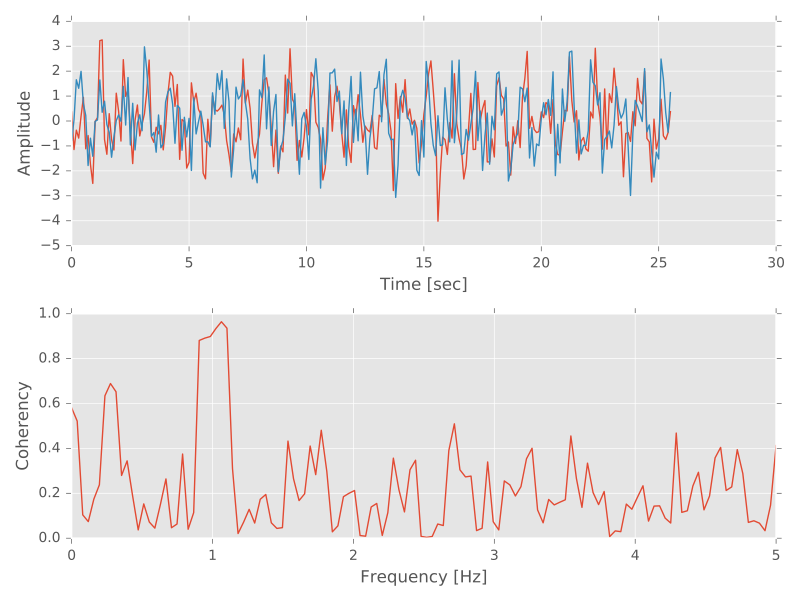

Python code for this plot:
import matplotlib as mpl
mpl.rcParams['font.size'] = 9.0
import matplotlib.pyplot as plt
plt.style.use("ggplot")
from mtspec import mt_coherence
import numpy as np

# generate random series with 1Hz sinus inside
np.random.seed(815)
npts = 256
sampling_rate = 10.0
# one sine wave in one second (sampling_rate samples)
one_hz_sin = np.sin(np.arange(0, sampling_rate) /\
                    sampling_rate * 2 * np.pi)
one_hz_sin = np.tile(one_hz_sin, npts//sampling_rate + 1)[:npts]
xi = np.random.randn(npts) + one_hz_sin
xj = np.random.randn(npts) + one_hz_sin
dt, tbp, kspec, nf, p = 1.0/sampling_rate, 3.5, 5, npts/2, .90
# calculate mt_coherence
out = mt_coherence(dt, xi, xj, tbp, kspec, nf, p, freq=True,
                       cohe=True, iadapt=1)
# the plotting part
plt.subplot(211)
plt.plot(np.arange(npts)/sampling_rate, xi)
plt.plot(np.arange(npts)/sampling_rate, xj)
plt.xlabel("Time [sec]")
plt.ylabel("Amplitude")
plt.subplot(212)
plt.plot(out['freq'], out['cohe'])
plt.xlabel("Frequency [Hz]")
plt.ylabel("Coherency")
plt.tight_layout()
plt.show()
